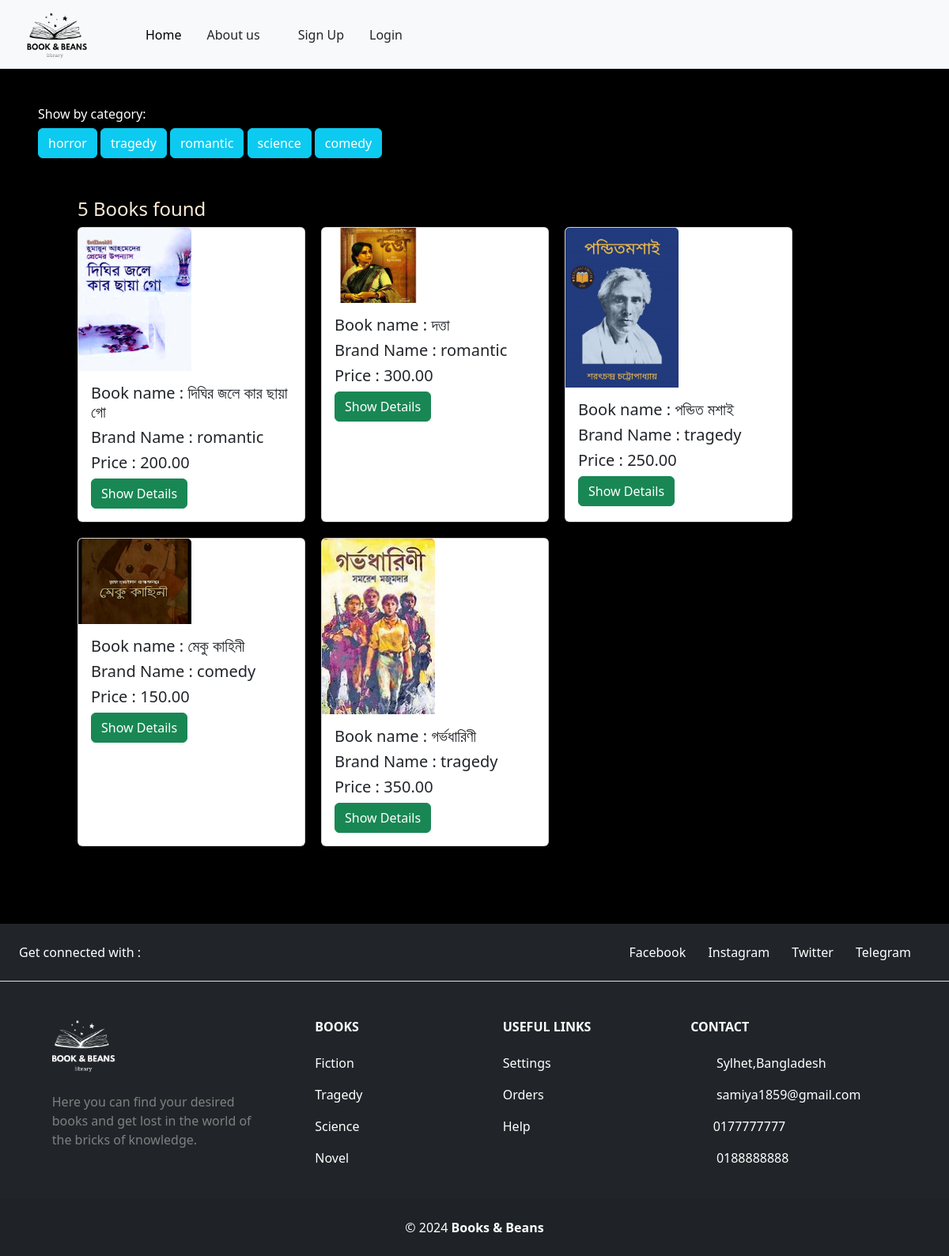
Screenshot of /book/allbooks/ with the database file from the repository.
### category/models.py (models this page shows, shortened)
class Category(models.Model):
    category = models.CharField(max_length=20)
    slug = models.SlugField(max_length=20,unique=True,null=True,blank=True)

### book/models.py (models this page shows, shortened)
class Book(models.Model):
    title = models.CharField(max_length=100)
    Author = models.ForeignKey(Author,on_delete=models.CASCADE)
    description = models.TextField()
    image = models.ImageField(upload_to='book/media/book_images/')
    borrowing_price = models.DecimalField(max_digits=10,decimal_places=2)
    category = models.ForeignKey(Category,on_delete=models.CASCADE)
    is_borrowed = models.BooleanField(default=False,null=True)

### book/views.py (the view)
# urls.py: path('allbooks/', AllbookView, name='allbooks'),
def AllbookView(request, cat_slug=None):
    data = Book.objects.all()
    categories = Category.objects.all()
    category = None
    if cat_slug:
        category = get_object_or_404(Category, slug=cat_slug)
        data = Book.objects.filter(category=category)
    return render(request, 'allbooks.html', {'data': data, 'category': category, 'categories': categories})

### book/templates/allbooks.html
{% extends "navbar.html" %}
{% load static %}
{% block content %}
<div class="">
    <div class="bg-black p-5">
        <h6 style="color: white;">Show by category:</h6>
         {% for cat in categories %}
          <a href="{% url "category_wise_book" cat.slug %}" class="text-white btn btn-info">{{cat.category}}</a>
         {% endfor %}
    <div style="padding-top: 70px;align-items: center;justify-content: center;padding: 50px;">
        <h4 style="color: antiquewhite;">{{data | length}} Books found </h4>
        <div class="d-flex flex-wrap" style="gap: 20px;">
          {% for book in data %}
          <div class="card" style="width: 18rem;">
            {% if book.image %}
            <img src="{{book.image.url}}" class="card-img-top w-50" alt="Book Image">
            {% else %}
            <img src="{% static 'dighi.jpg' %}" class="card-img-top" alt="Placeholder Image">
            {% endif %}
            <div class="card-body">
              <h5 class="card-title">Book name : {{book.title}}</h5>
              <h5 class="">Brand Name : {{book.category.category}}</h5>
              <h5 class="">Price : {{book.borrowing_price}}</h5>
              <a href="{% url "book_details" book.id %}" class="btn btn-success">Show Details</a>
            </div>
          </div>
          {% endfor %}
        </div>
      </div>
    </div>
    {% include "footer.html" %}
</div>
{% endblock content %}

### core/templates/navbar.html (shortened to what this page needs)
{% load static %}
<!DOCTYPE html>
<html lang="en">
<head>
    <link href="https://cdn.jsdelivr.net/npm/bootstrap@5.3.2/dist/css/bootstrap.min.css" rel="stylesheet">
    <link rel="stylesheet" href="https://cdn.jsdelivr.net/npm/@fortawesome/fontawesome-free@6.4.2/css/fontawesome.min.css">
</head>
<body>
<nav class="navbar navbar-expand-lg bg-body-tertiary">
  <div class="container-fluid" style="padding-left: 30px;">
      <a class="navbar-brand" href="{% url "home" %}"><img src="{% static 'logo.png' %}" alt="books" style="width: 80px;"></a>
      <div class="collapse navbar-collapse" id="navbarNavAltMarkup" style="padding-left: 50px;">
          <div class="navbar-nav" >
              <a class="nav-link active" aria-current="page" href="{% url "home" %}">Home</a>
              <li class="nav-item mx-3">
                <a class="nav-link btn  text-dark" href="{% url "about" %}">About us</a>
            </li>
              <div class="d-flex">
                  <ul class="navbar-nav me-auto mb-2 mb-lg-0">
                      {% if request.user.is_authenticated %}
                      <li class="nav-item mx-3">
                        <a class="nav-link btn  text-dark" href="{% url "allbooks" %}">All Books</a>
                    </li>
                          <li class="nav-item mx-3">
                              <a class="nav-link btn  text-dark" href="{% url "deposit" %}">Deposit</a>
                          </li>
                          <li class="nav-item mx-3">
                              <span class="nav-link text-blue-900 my-auto font-black px-5">Welcome, {{ request.user.first_name }} (balance: {{ request.user.account.balance }})</span>
                          </li>
                          <li class="nav-item mx-3">
                              <a class="nav-link btn btn-warning text-dark" href="{% url "profile" user.id %}">Profile</a>
                          </li>
                          <li class="nav-item mx-3">
                              <a class="nav-link btn btn-danger text-dark" href="{% url "logout" %}">Logout</a>
                          </li>
                      {% else %}
                          <li class="nav-item mx-3">
                              <a class="nav-link btn btn-warning text-dark" href="{% url "signup" %}">Sign Up</a>
                          </li>
                          <li class="nav-item">
                              <a class="nav-link btn btn-primary text-dark" href="{% url "login" %}">Login</a>
                          </li>
                      {% endif %}
                  </ul>
              </div>
          </div>
      </div>
  </div>
</nav>
{% block content %}
{% endblock content %}
</body>
</html>

### core/templates/footer.html
{% load static %}
<footer class="text-center text-lg-start bg-dark text-white">
    <section class="d-flex justify-content-center justify-content-lg-between p-4 border-bottom">
      <div class="me-5 d-none d-lg-block">
        <span>Get connected with :</span>
      </div>
      <div>
        <a href="" class="me-4 text-reset text-decoration-none ">
            Facebook
        </a>
        <a href="" class="me-4 text-reset text-decoration-none">
          Instagram
        </a>
        <a href="" class="me-4 text-reset text-decoration-none">
          Twitter
        </a>
        <a href="" class="me-4 text-reset text-decoration-none">
          Telegram
        </a>
      </div>
    </section>
    <section class="">
      <div class="container text-center text-md-start mt-5">
        <div class="row mt-3">
          <div class="col-md-3 col-lg-4 col-xl-3 mx-auto mb-4">
            <h6 class="text-uppercase fw-bold mb-4">
              <img src="{% static 'logo2.png' %}" alt="" style="width: 80px;">
            </h6>
            <p style="color: grey;">
              Here you can find your desired books and get lost in the world of the bricks of knowledge.
            </p>
          </div>
          <div class="col-md-2 col-lg-2 col-xl-2 mx-auto mb-4">
            <h6 class="text-uppercase fw-bold mb-4">
              Books
            </h6>
            <p>
              <a href="#!" class="text-reset  text-decoration-none">Fiction</a>
            </p>
            <p>
              <a href="#!" class="text-reset text-decoration-none">Tragedy</a>
            </p>
            <p>
              <a href="#!" class="text-reset text-decoration-none">Science</a>
            </p>
            <p>
              <a href="#!" class="text-reset text-decoration-none">Novel</a>
            </p>
          </div>
          <div class="col-md-3 col-lg-2 col-xl-2 mx-auto mb-4">
            <h6 class="text-uppercase fw-bold mb-4">
              Useful links
            </h6>
            <p>
              <a href="#!" class="text-reset text-decoration-none">Settings</a>
            </p>
            <p>
              <a href="#!" class="text-reset text-decoration-none">Orders</a>
            </p>
            <p>
              <a href="#!" class="text-reset text-decoration-none">Help</a>
            </p>
          </div>
          <div class="col-md-4 col-lg-3 col-xl-3 mx-auto mb-md-0 mb-4">
            <h6 class="text-uppercase fw-bold mb-4">Contact</h6>
            <p><i class="fas fa-home me-3"></i> Sylhet,Bangladesh</p>
            <p>
              <i class="fas fa-envelope me-3"></i>
              samiya1859@gmail.com
            </p>
            <p><i class="fas fa-phone me-3"></i>0177777777</p>
            <p><i class="fas fa-print me-3"></i> 0188888888</p>
          </div>
        </div>
      </div>
    </section>
    <div class="text-center p-4" style="background-color: rgba(0, 0, 0, 0.05);">
        © {% now "Y" %}
      <a class="text-reset fw-bold text-decoration-none" href="{% url 'home' %}">Books & Beans</a>
    </div>
  </footer>

### rows the page displays
Category: category "horror"
Category: category "tragedy"
Category: category "romantic"
Category: category "science"
Category: category "comedy"
Book: image (picture), title "দিঘির জলে কার ছায়া গো", category.category "romantic", borrowing_price "200.00"
Book: image (picture), title "দত্তা", category.category "romantic", borrowing_price "300.00"
Book: image (picture), title "পন্ডিত মশাই", category.category "tragedy", borrowing_price "250.00"
Book: image (picture), title "মেকু কাহিনী", category.category "comedy", borrowing_price "150.00"
Book: image (picture), title "গর্ভধারিণী", category.category "tragedy", borrowing_price "350.00"

### other values shown
{{ data | length }} "5"
